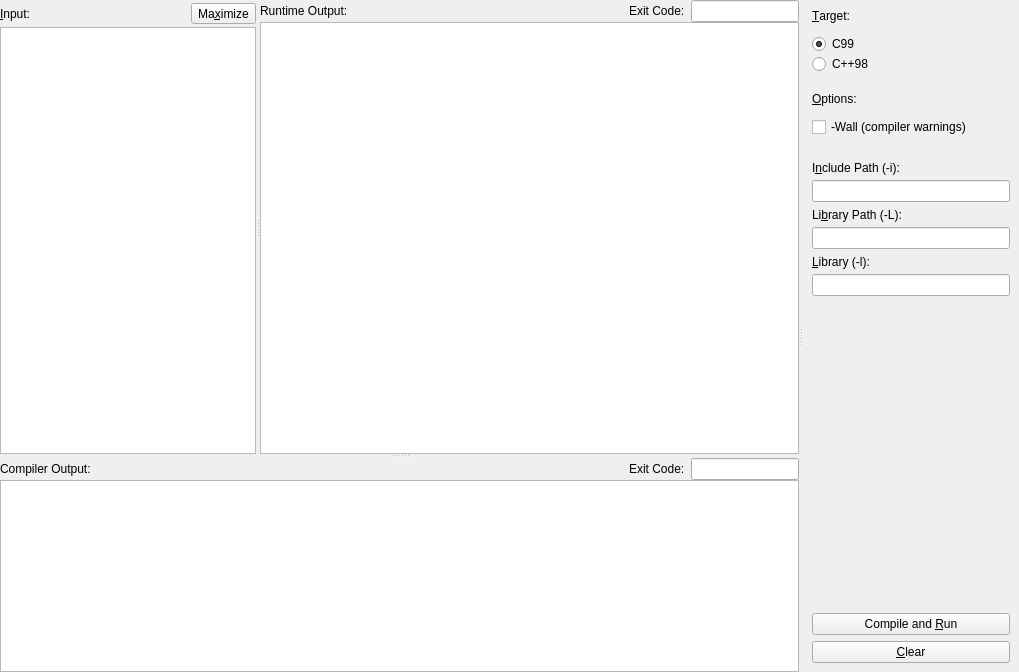
<?xml version="1.0" encoding="UTF-8"?>
<ui version="4.0">
 <class>w_root</class>
 <widget class="QWidget" name="w_root">
  <property name="geometry">
   <rect>
    <x>0</x>
    <y>0</y>
    <width>1019</width>
    <height>672</height>
   </rect>
  </property>
  <property name="windowTitle">
   <string>cppexec</string>
  </property>
  <layout class="QGridLayout" name="gridLayout_9">
   <property name="margin">
    <number>0</number>
   </property>
   <property name="spacing">
    <number>0</number>
   </property>
   <item row="0" column="0">
    <widget class="QSplitter" name="split_input_control">
     <property name="orientation">
      <enum>Qt::Horizontal</enum>
     </property>
     <widget class="QSplitter" name="split_io_vert">
      <property name="orientation">
       <enum>Qt::Vertical</enum>
      </property>
      <widget class="QSplitter" name="split_io_horiz">
       <property name="sizePolicy">
        <sizepolicy hsizetype="Expanding" vsizetype="Preferred">
         <horstretch>0</horstretch>
         <verstretch>1</verstretch>
        </sizepolicy>
       </property>
       <property name="orientation">
        <enum>Qt::Horizontal</enum>
       </property>
       <widget class="QWidget" name="w_input" native="true">
        <layout class="QGridLayout" name="gridLayout">
         <property name="verticalSpacing">
          <number>0</number>
         </property>
         <item row="0" column="0">
          <widget class="QLabel" name="l_input">
           <property name="minimumSize">
            <size>
             <width>0</width>
             <height>27</height>
            </size>
           </property>
           <property name="text">
            <string>&amp;Input:</string>
           </property>
           <property name="buddy">
            <cstring>txt_input</cstring>
           </property>
          </widget>
         </item>
         <item row="0" column="1">
          <widget class="QToolButton" name="btn_maximize">
           <property name="text">
            <string>Ma&amp;ximize</string>
           </property>
           <property name="checkable">
            <bool>true</bool>
           </property>
          </widget>
         </item>
         <item row="1" column="0" colspan="2">
          <widget class="QPlainTextEdit" name="txt_input">
           <property name="font">
            <font>
             <family>Ubuntu Mono</family>
            </font>
           </property>
           <property name="plainText">
            <string/>
           </property>
           <property name="tabStopWidth">
            <number>40</number>
           </property>
          </widget>
         </item>
        </layout>
       </widget>
       <widget class="QWidget" name="w_runtime" native="true">
        <property name="sizePolicy">
         <sizepolicy hsizetype="Preferred" vsizetype="Preferred">
          <horstretch>1</horstretch>
          <verstretch>0</verstretch>
         </sizepolicy>
        </property>
        <layout class="QGridLayout" name="gridLayout_7">
         <property name="verticalSpacing">
          <number>0</number>
         </property>
         <item row="0" column="0">
          <widget class="QLabel" name="label_5">
           <property name="text">
            <string>Runtime Output:</string>
           </property>
          </widget>
         </item>
         <item row="0" column="2">
          <widget class="QLabel" name="label_6">
           <property name="text">
            <string>Exit Code:</string>
           </property>
          </widget>
         </item>
         <item row="0" column="3">
          <widget class="QLineEdit" name="line_run_exit">
           <property name="sizePolicy">
            <sizepolicy hsizetype="Preferred" vsizetype="Fixed">
             <horstretch>0</horstretch>
             <verstretch>0</verstretch>
            </sizepolicy>
           </property>
           <property name="readOnly">
            <bool>true</bool>
           </property>
          </widget>
         </item>
         <item row="0" column="1">
          <spacer name="horizontalSpacer_2">
           <property name="orientation">
            <enum>Qt::Horizontal</enum>
           </property>
           <property name="sizeHint" stdset="0">
            <size>
             <width>131</width>
             <height>20</height>
            </size>
           </property>
          </spacer>
         </item>
         <item row="1" column="0" colspan="4">
          <widget class="QTextEdit" name="txt_run_output">
           <property name="readOnly">
            <bool>true</bool>
           </property>
           <property name="html">
            <string>&lt;!DOCTYPE HTML PUBLIC &quot;-//W3C//DTD HTML 4.0//EN&quot; &quot;http://www.w3.org/TR/REC-html40/strict.dtd&quot;&gt;
&lt;html&gt;&lt;head&gt;&lt;meta name=&quot;qrichtext&quot; content=&quot;1&quot; /&gt;&lt;style type=&quot;text/css&quot;&gt;
p, li { white-space: pre-wrap; }
&lt;/style&gt;&lt;/head&gt;&lt;body style=&quot; font-family:'Ubuntu'; font-size:11pt; font-weight:400; font-style:normal;&quot;&gt;
&lt;p style=&quot;-qt-paragraph-type:empty; margin-top:0px; margin-bottom:0px; margin-left:0px; margin-right:0px; -qt-block-indent:0; text-indent:0px;&quot;&gt;&lt;br /&gt;&lt;/p&gt;&lt;/body&gt;&lt;/html&gt;</string>
           </property>
          </widget>
         </item>
        </layout>
       </widget>
      </widget>
      <widget class="QWidget" name="w_output" native="true">
       <layout class="QGridLayout" name="gridLayout_2">
        <property name="verticalSpacing">
         <number>0</number>
        </property>
        <item row="0" column="0">
         <widget class="QLabel" name="l_output">
          <property name="text">
           <string>Compiler Output:</string>
          </property>
          <property name="buddy">
           <cstring>txt_compile_output</cstring>
          </property>
         </widget>
        </item>
        <item row="0" column="1">
         <spacer name="horizontalSpacer">
          <property name="orientation">
           <enum>Qt::Horizontal</enum>
          </property>
          <property name="sizeHint" stdset="0">
           <size>
            <width>243</width>
            <height>20</height>
           </size>
          </property>
         </spacer>
        </item>
        <item row="0" column="2">
         <widget class="QLabel" name="l_exit_code">
          <property name="text">
           <string>Exit Code:</string>
          </property>
         </widget>
        </item>
        <item row="0" column="3">
         <widget class="QLineEdit" name="line_compile_exit">
          <property name="sizePolicy">
           <sizepolicy hsizetype="Preferred" vsizetype="Fixed">
            <horstretch>0</horstretch>
            <verstretch>0</verstretch>
           </sizepolicy>
          </property>
          <property name="readOnly">
           <bool>true</bool>
          </property>
         </widget>
        </item>
        <item row="1" column="0" colspan="4">
         <widget class="QTextEdit" name="txt_compile_output">
          <property name="font">
           <font>
            <family>Ubuntu Mono</family>
           </font>
          </property>
          <property name="readOnly">
           <bool>true</bool>
          </property>
          <property name="html">
           <string>&lt;!DOCTYPE HTML PUBLIC &quot;-//W3C//DTD HTML 4.0//EN&quot; &quot;http://www.w3.org/TR/REC-html40/strict.dtd&quot;&gt;
&lt;html&gt;&lt;head&gt;&lt;meta name=&quot;qrichtext&quot; content=&quot;1&quot; /&gt;&lt;style type=&quot;text/css&quot;&gt;
p, li { white-space: pre-wrap; }
&lt;/style&gt;&lt;/head&gt;&lt;body style=&quot; font-family:'Ubuntu Mono'; font-size:11pt; font-weight:400; font-style:normal;&quot;&gt;
&lt;p style=&quot;-qt-paragraph-type:empty; margin-top:0px; margin-bottom:0px; margin-left:0px; margin-right:0px; -qt-block-indent:0; text-indent:0px;&quot;&gt;&lt;br /&gt;&lt;/p&gt;&lt;/body&gt;&lt;/html&gt;</string>
          </property>
          <property name="tabStopWidth">
           <number>40</number>
          </property>
         </widget>
        </item>
       </layout>
      </widget>
     </widget>
     <widget class="QWidget" name="w_controls" native="true">
      <property name="sizePolicy">
       <sizepolicy hsizetype="Maximum" vsizetype="Preferred">
        <horstretch>0</horstretch>
        <verstretch>0</verstretch>
       </sizepolicy>
      </property>
      <layout class="QGridLayout" name="gridLayout_8">
       <property name="margin">
        <number>0</number>
       </property>
       <property name="spacing">
        <number>0</number>
       </property>
       <item row="3" column="0">
        <widget class="QWidget" name="w_command" native="true">
         <layout class="QGridLayout" name="gridLayout_4">
          <item row="3" column="0">
           <widget class="QPushButton" name="btn_crear">
            <property name="text">
             <string>&amp;Clear</string>
            </property>
           </widget>
          </item>
          <item row="2" column="0">
           <widget class="QPushButton" name="btn_compile_run">
            <property name="text">
             <string>Compile and &amp;Run</string>
            </property>
           </widget>
          </item>
          <item row="1" column="0">
           <spacer name="verticalSpacer">
            <property name="orientation">
             <enum>Qt::Vertical</enum>
            </property>
            <property name="sizeHint" stdset="0">
             <size>
              <width>20</width>
              <height>40</height>
             </size>
            </property>
           </spacer>
          </item>
         </layout>
        </widget>
       </item>
       <item row="2" column="0">
        <widget class="QWidget" name="w_path" native="true">
         <layout class="QGridLayout" name="gridLayout_6">
          <property name="verticalSpacing">
           <number>0</number>
          </property>
          <item row="3" column="0">
           <widget class="QLabel" name="label_3">
            <property name="minimumSize">
             <size>
              <width>0</width>
              <height>25</height>
             </size>
            </property>
            <property name="text">
             <string>Li&amp;brary Path (-L):</string>
            </property>
            <property name="alignment">
             <set>Qt::AlignLeading|Qt::AlignLeft|Qt::AlignVCenter</set>
            </property>
            <property name="buddy">
             <cstring>line_library_path</cstring>
            </property>
           </widget>
          </item>
          <item row="6" column="0">
           <widget class="QLineEdit" name="line_library"/>
          </item>
          <item row="5" column="0">
           <widget class="QLabel" name="label_4">
            <property name="minimumSize">
             <size>
              <width>0</width>
              <height>25</height>
             </size>
            </property>
            <property name="text">
             <string>&amp;Library (-l):</string>
            </property>
            <property name="alignment">
             <set>Qt::AlignLeading|Qt::AlignLeft|Qt::AlignVCenter</set>
            </property>
            <property name="buddy">
             <cstring>line_library</cstring>
            </property>
           </widget>
          </item>
          <item row="1" column="0">
           <widget class="QLineEdit" name="line_include_path"/>
          </item>
          <item row="4" column="0">
           <widget class="QLineEdit" name="line_library_path"/>
          </item>
          <item row="0" column="0">
           <widget class="QLabel" name="label_7">
            <property name="minimumSize">
             <size>
              <width>0</width>
              <height>25</height>
             </size>
            </property>
            <property name="text">
             <string>I&amp;nclude Path (-i):</string>
            </property>
            <property name="alignment">
             <set>Qt::AlignLeading|Qt::AlignLeft|Qt::AlignVCenter</set>
            </property>
            <property name="buddy">
             <cstring>line_include_path</cstring>
            </property>
           </widget>
          </item>
         </layout>
        </widget>
       </item>
       <item row="1" column="0">
        <widget class="QWidget" name="w_options" native="true">
         <layout class="QGridLayout" name="gridLayout_5">
          <property name="verticalSpacing">
           <number>0</number>
          </property>
          <item row="0" column="0">
           <widget class="QLabel" name="label_2">
            <property name="minimumSize">
             <size>
              <width>0</width>
              <height>25</height>
             </size>
            </property>
            <property name="text">
             <string>&amp;Options:</string>
            </property>
            <property name="alignment">
             <set>Qt::AlignLeading|Qt::AlignLeft|Qt::AlignTop</set>
            </property>
            <property name="buddy">
             <cstring>opt_wall</cstring>
            </property>
           </widget>
          </item>
          <item row="1" column="0">
           <widget class="QCheckBox" name="opt_wall">
            <property name="text">
             <string>-Wall (compiler warnings)</string>
            </property>
            <property name="checked">
             <bool>false</bool>
            </property>
           </widget>
          </item>
         </layout>
        </widget>
       </item>
       <item row="0" column="0">
        <widget class="QWidget" name="w_target_lang" native="true">
         <layout class="QGridLayout" name="gridLayout_3">
          <property name="verticalSpacing">
           <number>0</number>
          </property>
          <item row="0" column="0">
           <widget class="QLabel" name="label">
            <property name="minimumSize">
             <size>
              <width>0</width>
              <height>25</height>
             </size>
            </property>
            <property name="text">
             <string>&amp;Target:</string>
            </property>
            <property name="alignment">
             <set>Qt::AlignLeading|Qt::AlignLeft|Qt::AlignTop</set>
            </property>
            <property name="buddy">
             <cstring>c99</cstring>
            </property>
           </widget>
          </item>
          <item row="1" column="0">
           <widget class="QRadioButton" name="c99">
            <property name="text">
             <string>C99</string>
            </property>
            <property name="checked">
             <bool>true</bool>
            </property>
           </widget>
          </item>
          <item row="2" column="0">
           <widget class="QRadioButton" name="cpp98">
            <property name="text">
             <string>C++98</string>
            </property>
            <property name="checked">
             <bool>false</bool>
            </property>
           </widget>
          </item>
         </layout>
        </widget>
       </item>
      </layout>
     </widget>
    </widget>
   </item>
  </layout>
 </widget>
 <tabstops>
  <tabstop>txt_input</tabstop>
  <tabstop>btn_maximize</tabstop>
  <tabstop>btn_compile_run</tabstop>
  <tabstop>btn_crear</tabstop>
  <tabstop>cpp98</tabstop>
  <tabstop>c99</tabstop>
  <tabstop>opt_wall</tabstop>
  <tabstop>line_include_path</tabstop>
  <tabstop>line_library_path</tabstop>
  <tabstop>line_library</tabstop>
  <tabstop>txt_compile_output</tabstop>
  <tabstop>line_compile_exit</tabstop>
  <tabstop>line_run_exit</tabstop>
  <tabstop>txt_run_output</tabstop>
 </tabstops>
 <resources/>
 <connections>
  <connection>
   <sender>btn_crear</sender>
   <signal>clicked()</signal>
   <receiver>txt_compile_output</receiver>
   <slot>clear()</slot>
   <hints>
    <hint type="sourcelabel">
     <x>916</x>
     <y>654</y>
    </hint>
    <hint type="destinationlabel">
     <x>583</x>
     <y>556</y>
    </hint>
   </hints>
  </connection>
  <connection>
   <sender>btn_crear</sender>
   <signal>clicked()</signal>
   <receiver>line_compile_exit</receiver>
   <slot>clear()</slot>
   <hints>
    <hint type="sourcelabel">
     <x>875</x>
     <y>648</y>
    </hint>
    <hint type="destinationlabel">
     <x>776</x>
     <y>470</y>
    </hint>
   </hints>
  </connection>
  <connection>
   <sender>btn_crear</sender>
   <signal>clicked()</signal>
   <receiver>txt_run_output</receiver>
   <slot>clear()</slot>
   <hints>
    <hint type="sourcelabel">
     <x>980</x>
     <y>650</y>
    </hint>
    <hint type="destinationlabel">
     <x>419</x>
     <y>125</y>
    </hint>
   </hints>
  </connection>
  <connection>
   <sender>btn_crear</sender>
   <signal>clicked()</signal>
   <receiver>line_run_exit</receiver>
   <slot>clear()</slot>
   <hints>
    <hint type="sourcelabel">
     <x>954</x>
     <y>651</y>
    </hint>
    <hint type="destinationlabel">
     <x>690</x>
     <y>26</y>
    </hint>
   </hints>
  </connection>
  <connection>
   <sender>btn_crear</sender>
   <signal>clicked()</signal>
   <receiver>txt_input</receiver>
   <slot>clear()</slot>
   <hints>
    <hint type="sourcelabel">
     <x>969</x>
     <y>652</y>
    </hint>
    <hint type="destinationlabel">
     <x>175</x>
     <y>128</y>
    </hint>
   </hints>
  </connection>
  <connection>
   <sender>btn_crear</sender>
   <signal>clicked()</signal>
   <receiver>line_library_path</receiver>
   <slot>clear()</slot>
   <hints>
    <hint type="sourcelabel">
     <x>990</x>
     <y>645</y>
    </hint>
    <hint type="destinationlabel">
     <x>993</x>
     <y>298</y>
    </hint>
   </hints>
  </connection>
  <connection>
   <sender>btn_crear</sender>
   <signal>clicked()</signal>
   <receiver>line_library</receiver>
   <slot>clear()</slot>
   <hints>
    <hint type="sourcelabel">
     <x>1007</x>
     <y>648</y>
    </hint>
    <hint type="destinationlabel">
     <x>936</x>
     <y>357</y>
    </hint>
   </hints>
  </connection>
  <connection>
   <sender>btn_maximize</sender>
   <signal>toggled(bool)</signal>
   <receiver>w_runtime</receiver>
   <slot>setHidden(bool)</slot>
   <hints>
    <hint type="sourcelabel">
     <x>256</x>
     <y>27</y>
    </hint>
    <hint type="destinationlabel">
     <x>322</x>
     <y>7</y>
    </hint>
   </hints>
  </connection>
  <connection>
   <sender>btn_maximize</sender>
   <signal>toggled(bool)</signal>
   <receiver>w_output</receiver>
   <slot>setHidden(bool)</slot>
   <hints>
    <hint type="sourcelabel">
     <x>264</x>
     <y>34</y>
    </hint>
    <hint type="destinationlabel">
     <x>297</x>
     <y>671</y>
    </hint>
   </hints>
  </connection>
  <connection>
   <sender>btn_crear</sender>
   <signal>clicked()</signal>
   <receiver>line_include_path</receiver>
   <slot>clear()</slot>
   <hints>
    <hint type="sourcelabel">
     <x>894</x>
     <y>646</y>
    </hint>
    <hint type="destinationlabel">
     <x>891</x>
     <y>242</y>
    </hint>
   </hints>
  </connection>
 </connections>
</ui>
